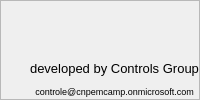
       <widget class="QFrame" name="frame_4">
        <property name="frameShape">
         <enum>QFrame::StyledPanel</enum>
        </property>
        <property name="frameShadow">
         <enum>QFrame::Raised</enum>
        </property>
        <layout class="QGridLayout" name="gridLayout_8">
         <property name="leftMargin">
          <number>0</number>
         </property>
         <property name="topMargin">
          <number>0</number>
         </property>
         <property name="rightMargin">
          <number>0</number>
         </property>
         <property name="bottomMargin">
          <number>0</number>
         </property>
         <property name="spacing">
          <number>6</number>
         </property>
         <item row="0" column="0">
          <layout class="QGridLayout" name="Logo_3">
           <item row="0" column="1">
            <widget class="QLabel" name="label_293">
             <property name="maximumSize">
              <size>
               <width>16777215</width>
               <height>75</height>
              </size>
             </property>
             <property name="text">
              <string>&lt;html&gt;&lt;head/&gt;&lt;body&gt;&lt;p&gt;&lt;img src=&quot;../images/CNPEM.jpg&quot;/&gt;&lt;/p&gt;&lt;/body&gt;&lt;/html&gt;</string>
             </property>
            </widget>
           </item>
           <item row="0" column="0" rowspan="3">
            <widget class="QLabel" name="label_295">
             <property name="text">
              <string>&lt;html&gt;&lt;head/&gt;&lt;body&gt;&lt;p&gt;&lt;img src=&quot;../images/LNLS.png&quot;/&gt;&lt;/p&gt;&lt;/body&gt;&lt;/html&gt;</string>
             </property>
             <property name="alignment">
              <set>Qt::AlignCenter</set>
             </property>
            </widget>
           </item>
           <item row="2" column="1">
            <widget class="QLabel" name="label_294">
             <property name="maximumSize">
              <size>
               <width>16777215</width>
               <height>15</height>
              </size>
             </property>
             <property name="palette">
              <palette>
               <active>
                <colorrole role="WindowText">
                 <brush brushstyle="SolidPattern">
                  <color alpha="255">
                   <red>0</red>
                   <green>0</green>
                   <blue>255</blue>
                  </color>
                 </brush>
                </colorrole>
                <colorrole role="Button">
                 <brush brushstyle="SolidPattern">
                  <color alpha="255">
                   <red>239</red>
                   <green>235</green>
                   <blue>231</blue>
                  </color>
                 </brush>
                </colorrole>
                <colorrole role="Light">
                 <brush brushstyle="SolidPattern">
                  <color alpha="255">
                   <red>255</red>
                   <green>255</green>
                   <blue>255</blue>
                  </color>
                 </brush>
                </colorrole>
                <colorrole role="Midlight">
                 <brush brushstyle="SolidPattern">
                  <color alpha="255">
                   <red>247</red>
                   <green>245</green>
                   <blue>243</blue>
                  </color>
                 </brush>
                </colorrole>
                <colorrole role="Dark">
                 <brush brushstyle="SolidPattern">
                  <color alpha="255">
                   <red>119</red>
                   <green>117</green>
                   <blue>115</blue>
                  </color>
                 </brush>
                </colorrole>
                <colorrole role="Mid">
                 <brush brushstyle="SolidPattern">
                  <color alpha="255">
                   <red>159</red>
                   <green>157</green>
                   <blue>154</blue>
                  </color>
                 </brush>
                </colorrole>
                <colorrole role="BrightText">
                 <brush brushstyle="SolidPattern">
                  <color alpha="255">
                   <red>255</red>
                   <green>255</green>
                   <blue>255</blue>
                  </color>
                 </brush>
                </colorrole>
                <colorrole role="ButtonText">
                 <brush brushstyle="SolidPattern">
                  <color alpha="255">
                   <red>0</red>
                   <green>0</green>
                   <blue>0</blue>
                  </color>
                 </brush>
                </colorrole>
                <colorrole role="Base">
                 <brush brushstyle="SolidPattern">
                  <color alpha="255">
                   <red>255</red>
                   <green>255</green>
                   <blue>255</blue>
                  </color>
                 </brush>
                </colorrole>
                <colorrole role="Window">
                 <brush brushstyle="SolidPattern">
                  <color alpha="255">
                   <red>239</red>
                   <green>235</green>
                   <blue>231</blue>
                  </color>
                 </brush>
                </colorrole>
                <colorrole role="Shadow">
                 <brush brushstyle="SolidPattern">
                  <color alpha="255">
                   <red>0</red>
                   <green>0</green>
                   <blue>0</blue>
                  </color>
                 </brush>
                </colorrole>
                <colorrole role="AlternateBase">
                 <brush brushstyle="SolidPattern">
                  <color alpha="255">
                   <red>247</red>
                   <green>245</green>
                   <blue>243</blue>
                  </color>
                 </brush>
                </colorrole>
                <colorrole role="ToolTipBase">
                 <brush brushstyle="SolidPattern">
                  <color alpha="255">
                   <red>255</red>
                   <green>255</green>
                   <blue>220</blue>
                  </color>
                 </brush>
                </colorrole>
                <colorrole role="ToolTipText">
                 <brush brushstyle="SolidPattern">
                  <color alpha="255">
                   <red>0</red>
                   <green>0</green>
                   <blue>0</blue>
                  </color>
                 </brush>
                </colorrole>
               </active>
               <inactive>
                <colorrole role="WindowText">
                 <brush brushstyle="SolidPattern">
                  <color alpha="255">
                   <red>0</red>
                   <green>0</green>
                   <blue>0</blue>
                  </color>
                 </brush>
                </colorrole>
                <colorrole role="Button">
                 <brush brushstyle="SolidPattern">
                  <color alpha="255">
                   <red>239</red>
                   <green>235</green>
                   <blue>231</blue>
                  </color>
                 </brush>
                </colorrole>
                <colorrole role="Light">
                 <brush brushstyle="SolidPattern">
                  <color alpha="255">
                   <red>255</red>
                   <green>255</green>
                   <blue>255</blue>
                  </color>
                 </brush>
                </colorrole>
                <colorrole role="Midlight">
                 <brush brushstyle="SolidPattern">
                  <color alpha="255">
                   <red>247</red>
                   <green>245</green>
                   <blue>243</blue>
                  </color>
                 </brush>
                </colorrole>
                <colorrole role="Dark">
                 <brush brushstyle="SolidPattern">
                  <color alpha="255">
                   <red>119</red>
                   <green>117</green>
                   <blue>115</blue>
                  </color>
                 </brush>
                </colorrole>
                <colorrole role="Mid">
                 <brush brushstyle="SolidPattern">
                  <color alpha="255">
                   <red>159</red>
                   <green>157</green>
                   <blue>154</blue>
                  </color>
                 </brush>
                </colorrole>
                <colorrole role="BrightText">
                 <brush brushstyle="SolidPattern">
                  <color alpha="255">
                   <red>255</red>
                   <green>255</green>
                   <blue>255</blue>
                  </color>
                 </brush>
                </colorrole>
                <colorrole role="ButtonText">
                 <brush brushstyle="SolidPattern">
                  <color alpha="255">
                   <red>0</red>
                   <green>0</green>
                   <blue>0</blue>
                  </color>
                 </brush>
                </colorrole>
                <colorrole role="Base">
                 <brush brushstyle="SolidPattern">
                  <color alpha="255">
                   <red>255</red>
                   <green>255</green>
                   <blue>255</blue>
                  </color>
                 </brush>
                </colorrole>
                <colorrole role="Window">
                 <brush brushstyle="SolidPattern">
                  <color alpha="255">
                   <red>239</red>
                   <green>235</green>
                   <blue>231</blue>
                  </color>
                 </brush>
                </colorrole>
                <colorrole role="Shadow">
                 <brush brushstyle="SolidPattern">
                  <color alpha="255">
                   <red>0</red>
                   <green>0</green>
                   <blue>0</blue>
                  </color>
                 </brush>
                </colorrole>
                <colorrole role="AlternateBase">
                 <brush brushstyle="SolidPattern">
                  <color alpha="255">
                   <red>247</red>
                   <green>245</green>
                   <blue>243</blue>
                  </color>
                 </brush>
                </colorrole>
                <colorrole role="ToolTipBase">
                 <brush brushstyle="SolidPattern">
                  <color alpha="255">
                   <red>255</red>
                   <green>255</green>
                   <blue>220</blue>
                  </color>
                 </brush>
                </colorrole>
                <colorrole role="ToolTipText">
                 <brush brushstyle="SolidPattern">
                  <color alpha="255">
                   <red>0</red>
                   <green>0</green>
                   <blue>0</blue>
                  </color>
                 </brush>
                </colorrole>
               </inactive>
               <disabled>
                <colorrole role="WindowText">
                 <brush brushstyle="SolidPattern">
                  <color alpha="255">
                   <red>119</red>
                   <green>117</green>
                   <blue>115</blue>
                  </color>
                 </brush>
                </colorrole>
                <colorrole role="Button">
                 <brush brushstyle="SolidPattern">
                  <color alpha="255">
                   <red>239</red>
                   <green>235</green>
                   <blue>231</blue>
                  </color>
                 </brush>
                </colorrole>
                <colorrole role="Light">
                 <brush brushstyle="SolidPattern">
                  <color alpha="255">
                   <red>255</red>
                   <green>255</green>
                   <blue>255</blue>
                  </color>
                 </brush>
                </colorrole>
                <colorrole role="Midlight">
                 <brush brushstyle="SolidPattern">
                  <color alpha="255">
                   <red>247</red>
                   <green>245</green>
                   <blue>243</blue>
                  </color>
                 </brush>
                </colorrole>
                <colorrole role="Dark">
                 <brush brushstyle="SolidPattern">
                  <color alpha="255">
                   <red>119</red>
                   <green>117</green>
                   <blue>115</blue>
                  </color>
                 </brush>
                </colorrole>
                <colorrole role="Mid">
                 <brush brushstyle="SolidPattern">
                  <color alpha="255">
                   <red>159</red>
                   <green>157</green>
                   <blue>154</blue>
                  </color>
                 </brush>
                </colorrole>
                <colorrole role="BrightText">
                 <brush brushstyle="SolidPattern">
                  <color alpha="255">
                   <red>255</red>
                   <green>255</green>
                   <blue>255</blue>
                  </color>
                 </brush>
                </colorrole>
                <colorrole role="ButtonText">
                 <brush brushstyle="SolidPattern">
                  <color alpha="255">
                   <red>119</red>
                   <green>117</green>
                   <blue>115</blue>
                  </color>
                 </brush>
                </colorrole>
                <colorrole role="Base">
                 <brush brushstyle="SolidPattern">
                  <color alpha="255">
                   <red>239</red>
                   <green>235</green>
                   <blue>231</blue>
                  </color>
                 </brush>
                </colorrole>
                <colorrole role="Window">
                 <brush brushstyle="SolidPattern">
                  <color alpha="255">
                   <red>239</red>
                   <green>235</green>
                   <blue>231</blue>
                  </color>
                 </brush>
                </colorrole>
                <colorrole role="Shadow">
                 <brush brushstyle="SolidPattern">
                  <color alpha="255">
                   <red>0</red>
                   <green>0</green>
                   <blue>0</blue>
                  </color>
                 </brush>
                </colorrole>
                <colorrole role="AlternateBase">
                 <brush brushstyle="SolidPattern">
                  <color alpha="255">
                   <red>239</red>
                   <green>235</green>
                   <blue>231</blue>
                  </color>
                 </brush>
                </colorrole>
                <colorrole role="ToolTipBase">
                 <brush brushstyle="SolidPattern">
                  <color alpha="255">
                   <red>255</red>
                   <green>255</green>
                   <blue>220</blue>
                  </color>
                 </brush>
                </colorrole>
                <colorrole role="ToolTipText">
                 <brush brushstyle="SolidPattern">
                  <color alpha="255">
                   <red>0</red>
                   <green>0</green>
                   <blue>0</blue>
                  </color>
                 </brush>
                </colorrole>
               </disabled>
              </palette>
             </property>
             <property name="font">
              <font>
               <pointsize>7</pointsize>
              </font>
             </property>
             <property name="text">
              <string>controle@cnpemcamp.onmicrosoft.com</string>
             </property>
             <property name="alignment">
              <set>Qt::AlignCenter</set>
             </property>
            </widget>
           </item>
           <item row="1" column="1">
            <widget class="QLabel" name="label_296">
             <property name="maximumSize">
              <size>
               <width>16777215</width>
               <height>20</height>
              </size>
             </property>
             <property name="font">
              <font>
               <pointsize>10</pointsize>
              </font>
             </property>
             <property name="text">
              <string>developed by Controls Group</string>
             </property>
             <property name="alignment">
              <set>Qt::AlignCenter</set>
             </property>
            </widget>
           </item>
          </layout>
         </item>
        </layout>
       </widget>
